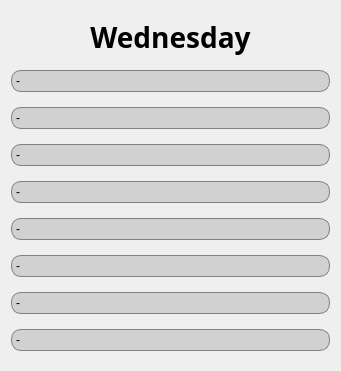
<?xml version="1.0" encoding="UTF-8"?>
<ui version="4.0">
 <class>Form</class>
 <widget class="QWidget" name="Form">
  <property name="geometry">
   <rect>
    <x>0</x>
    <y>0</y>
    <width>341</width>
    <height>371</height>
   </rect>
  </property>
  <property name="minimumSize">
   <size>
    <width>173</width>
    <height>0</height>
   </size>
  </property>
  <property name="windowTitle">
   <string>Form</string>
  </property>
  <layout class="QVBoxLayout" name="verticalLayout">
   <item>
    <widget class="QLabel" name="label">
     <property name="sizePolicy">
      <sizepolicy hsizetype="Preferred" vsizetype="Preferred">
       <horstretch>0</horstretch>
       <verstretch>50</verstretch>
      </sizepolicy>
     </property>
     <property name="minimumSize">
      <size>
       <width>0</width>
       <height>35</height>
      </size>
     </property>
     <property name="maximumSize">
      <size>
       <width>16777215</width>
       <height>35</height>
      </size>
     </property>
     <property name="font">
      <font>
       <family>Futura Md BT</family>
       <pointsize>21</pointsize>
       <weight>75</weight>
       <bold>true</bold>
      </font>
     </property>
     <property name="text">
      <string>Wednesday</string>
     </property>
     <property name="alignment">
      <set>Qt::AlignCenter</set>
     </property>
    </widget>
   </item>
   <item>
    <widget class="QComboBox" name="class_1">
     <property name="minimumSize">
      <size>
       <width>80</width>
       <height>22</height>
      </size>
     </property>
     <property name="maximumSize">
      <size>
       <width>11111</width>
       <height>16777215</height>
      </size>
     </property>
     <property name="styleSheet">
      <string notr="true">QComboBox {
    border: 1px solid gray;
    border-radius: 10px;
    min-width: 6em;
	background-color: #d1d1d1
}
QComboBox:on {
    border-bottom-left-radius: 0px;
    border-bottom-right-radius: 0px;
}
QComboBox QAbstractItemView {
    border-bottom-right-radius: 10px;
    border-bottom-left-radius: 10px;
    background: transparent;
    border: 1px solid gray;
    box-shadow: transparent;
    padding: 4px 4px 4px 4px
}
QComboBox::drop-down {
    border-color: transparent;
}</string>
     </property>
     <item>
      <property name="text">
       <string>-</string>
      </property>
     </item>
     <item>
      <property name="text">
       <string>Алгебра</string>
      </property>
     </item>
     <item>
      <property name="text">
       <string>Английский язык</string>
      </property>
     </item>
     <item>
      <property name="text">
       <string>Биология</string>
      </property>
     </item>
     <item>
      <property name="text">
       <string>Вероятность и статистика</string>
      </property>
     </item>
     <item>
      <property name="text">
       <string>География</string>
      </property>
     </item>
     <item>
      <property name="text">
       <string>Геометрия</string>
      </property>
     </item>
     <item>
      <property name="text">
       <string>Информатика</string>
      </property>
     </item>
     <item>
      <property name="text">
       <string>История</string>
      </property>
     </item>
     <item>
      <property name="text">
       <string>Литература</string>
      </property>
     </item>
     <item>
      <property name="text">
       <string>Обществознание</string>
      </property>
     </item>
     <item>
      <property name="text">
       <string>ОБЖ</string>
      </property>
     </item>
     <item>
      <property name="text">
       <string>Русский язык</string>
      </property>
     </item>
     <item>
      <property name="text">
       <string>Технология</string>
      </property>
     </item>
     <item>
      <property name="text">
       <string>Физика</string>
      </property>
     </item>
     <item>
      <property name="text">
       <string>Физическая культура</string>
      </property>
     </item>
     <item>
      <property name="text">
       <string>Химия</string>
      </property>
     </item>
    </widget>
   </item>
   <item>
    <widget class="QComboBox" name="class_2">
     <property name="minimumSize">
      <size>
       <width>80</width>
       <height>22</height>
      </size>
     </property>
     <property name="maximumSize">
      <size>
       <width>11111</width>
       <height>16777215</height>
      </size>
     </property>
     <property name="styleSheet">
      <string notr="true">QComboBox {
    border: 1px solid gray;
    border-radius: 10px;
    min-width: 6em;
	background-color: #d1d1d1
}
QComboBox:on {
    border-bottom-left-radius: 0px;
    border-bottom-right-radius: 0px;
}
QComboBox QAbstractItemView {
    border-bottom-right-radius: 10px;
    border-bottom-left-radius: 10px;
    background: transparent;
    border: 1px solid gray;
    box-shadow: transparent;
    padding: 4px 4px 4px 4px
}
QComboBox::drop-down {
    border-color: transparent;
}</string>
     </property>
     <item>
      <property name="text">
       <string>-</string>
      </property>
     </item>
     <item>
      <property name="text">
       <string>Алгебра</string>
      </property>
     </item>
     <item>
      <property name="text">
       <string>Английский язык</string>
      </property>
     </item>
     <item>
      <property name="text">
       <string>Биология</string>
      </property>
     </item>
     <item>
      <property name="text">
       <string>Вероятность и статистика</string>
      </property>
     </item>
     <item>
      <property name="text">
       <string>География</string>
      </property>
     </item>
     <item>
      <property name="text">
       <string>Геометрия</string>
      </property>
     </item>
     <item>
      <property name="text">
       <string>Информатика</string>
      </property>
     </item>
     <item>
      <property name="text">
       <string>История</string>
      </property>
     </item>
     <item>
      <property name="text">
       <string>Литература</string>
      </property>
     </item>
     <item>
      <property name="text">
       <string>Обществознание</string>
      </property>
     </item>
     <item>
      <property name="text">
       <string>ОБЖ</string>
      </property>
     </item>
     <item>
      <property name="text">
       <string>Русский язык</string>
      </property>
     </item>
     <item>
      <property name="text">
       <string>Технология</string>
      </property>
     </item>
     <item>
      <property name="text">
       <string>Физика</string>
      </property>
     </item>
     <item>
      <property name="text">
       <string>Физическая культура</string>
      </property>
     </item>
     <item>
      <property name="text">
       <string>Химия</string>
      </property>
     </item>
    </widget>
   </item>
   <item>
    <widget class="QComboBox" name="class_3">
     <property name="minimumSize">
      <size>
       <width>80</width>
       <height>22</height>
      </size>
     </property>
     <property name="maximumSize">
      <size>
       <width>11111</width>
       <height>16777215</height>
      </size>
     </property>
     <property name="styleSheet">
      <string notr="true">QComboBox {
    border: 1px solid gray;
    border-radius: 10px;
    min-width: 6em;
	background-color: #d1d1d1
}
QComboBox:on {
    border-bottom-left-radius: 0px;
    border-bottom-right-radius: 0px;
}
QComboBox QAbstractItemView {
    border-bottom-right-radius: 10px;
    border-bottom-left-radius: 10px;
    background: transparent;
    border: 1px solid gray;
    box-shadow: transparent;
    padding: 4px 4px 4px 4px
}
QComboBox::drop-down {
    border-color: transparent;
}</string>
     </property>
     <item>
      <property name="text">
       <string>-</string>
      </property>
     </item>
     <item>
      <property name="text">
       <string>Алгебра</string>
      </property>
     </item>
     <item>
      <property name="text">
       <string>Английский язык</string>
      </property>
     </item>
     <item>
      <property name="text">
       <string>Биология</string>
      </property>
     </item>
     <item>
      <property name="text">
       <string>Вероятность и статистика</string>
      </property>
     </item>
     <item>
      <property name="text">
       <string>География</string>
      </property>
     </item>
     <item>
      <property name="text">
       <string>Геометрия</string>
      </property>
     </item>
     <item>
      <property name="text">
       <string>Информатика</string>
      </property>
     </item>
     <item>
      <property name="text">
       <string>История</string>
      </property>
     </item>
     <item>
      <property name="text">
       <string>Литература</string>
      </property>
     </item>
     <item>
      <property name="text">
       <string>Обществознание</string>
      </property>
     </item>
     <item>
      <property name="text">
       <string>ОБЖ</string>
      </property>
     </item>
     <item>
      <property name="text">
       <string>Русский язык</string>
      </property>
     </item>
     <item>
      <property name="text">
       <string>Технология</string>
      </property>
     </item>
     <item>
      <property name="text">
       <string>Физика</string>
      </property>
     </item>
     <item>
      <property name="text">
       <string>Физическая культура</string>
      </property>
     </item>
     <item>
      <property name="text">
       <string>Химия</string>
      </property>
     </item>
    </widget>
   </item>
   <item>
    <widget class="QComboBox" name="class_4">
     <property name="minimumSize">
      <size>
       <width>80</width>
       <height>22</height>
      </size>
     </property>
     <property name="maximumSize">
      <size>
       <width>11111</width>
       <height>16777215</height>
      </size>
     </property>
     <property name="styleSheet">
      <string notr="true">QComboBox {
    border: 1px solid gray;
    border-radius: 10px;
    min-width: 6em;
	background-color: #d1d1d1
}
QComboBox:on {
    border-bottom-left-radius: 0px;
    border-bottom-right-radius: 0px;
}
QComboBox QAbstractItemView {
    border-bottom-right-radius: 10px;
    border-bottom-left-radius: 10px;
    background: transparent;
    border: 1px solid gray;
    box-shadow: transparent;
    padding: 4px 4px 4px 4px
}
QComboBox::drop-down {
    border-color: transparent;
}</string>
     </property>
     <item>
      <property name="text">
       <string>-</string>
      </property>
     </item>
     <item>
      <property name="text">
       <string>Алгебра</string>
      </property>
     </item>
     <item>
      <property name="text">
       <string>Английский язык</string>
      </property>
     </item>
     <item>
      <property name="text">
       <string>Биология</string>
      </property>
     </item>
     <item>
      <property name="text">
       <string>Вероятность и статистика</string>
      </property>
     </item>
     <item>
      <property name="text">
       <string>География</string>
      </property>
     </item>
     <item>
      <property name="text">
       <string>Геометрия</string>
      </property>
     </item>
     <item>
      <property name="text">
       <string>Информатика</string>
      </property>
     </item>
     <item>
      <property name="text">
       <string>История</string>
      </property>
     </item>
     <item>
      <property name="text">
       <string>Литература</string>
      </property>
     </item>
     <item>
      <property name="text">
       <string>Обществознание</string>
      </property>
     </item>
     <item>
      <property name="text">
       <string>ОБЖ</string>
      </property>
     </item>
     <item>
      <property name="text">
       <string>Русский язык</string>
      </property>
     </item>
     <item>
      <property name="text">
       <string>Технология</string>
      </property>
     </item>
     <item>
      <property name="text">
       <string>Физика</string>
      </property>
     </item>
     <item>
      <property name="text">
       <string>Физическая культура</string>
      </property>
     </item>
     <item>
      <property name="text">
       <string>Химия</string>
      </property>
     </item>
    </widget>
   </item>
   <item>
    <widget class="QComboBox" name="class_5">
     <property name="minimumSize">
      <size>
       <width>80</width>
       <height>22</height>
      </size>
     </property>
     <property name="maximumSize">
      <size>
       <width>11111</width>
       <height>16777215</height>
      </size>
     </property>
     <property name="styleSheet">
      <string notr="true">QComboBox {
    border: 1px solid gray;
    border-radius: 10px;
    min-width: 6em;
	background-color: #d1d1d1
}
QComboBox:on {
    border-bottom-left-radius: 0px;
    border-bottom-right-radius: 0px;
}
QComboBox QAbstractItemView {
    border-bottom-right-radius: 10px;
    border-bottom-left-radius: 10px;
    background: transparent;
    border: 1px solid gray;
    box-shadow: transparent;
    padding: 4px 4px 4px 4px
}
QComboBox::drop-down {
    border-color: transparent;
}</string>
     </property>
     <item>
      <property name="text">
       <string>-</string>
      </property>
     </item>
     <item>
      <property name="text">
       <string>Алгебра</string>
      </property>
     </item>
     <item>
      <property name="text">
       <string>Английский язык</string>
      </property>
     </item>
     <item>
      <property name="text">
       <string>Биология</string>
      </property>
     </item>
     <item>
      <property name="text">
       <string>Вероятность и статистика</string>
      </property>
     </item>
     <item>
      <property name="text">
       <string>География</string>
      </property>
     </item>
     <item>
      <property name="text">
       <string>Геометрия</string>
      </property>
     </item>
     <item>
      <property name="text">
       <string>Информатика</string>
      </property>
     </item>
     <item>
      <property name="text">
       <string>История</string>
      </property>
     </item>
     <item>
      <property name="text">
       <string>Литература</string>
      </property>
     </item>
     <item>
      <property name="text">
       <string>Обществознание</string>
      </property>
     </item>
     <item>
      <property name="text">
       <string>ОБЖ</string>
      </property>
     </item>
     <item>
      <property name="text">
       <string>Русский язык</string>
      </property>
     </item>
     <item>
      <property name="text">
       <string>Технология</string>
      </property>
     </item>
     <item>
      <property name="text">
       <string>Физика</string>
      </property>
     </item>
     <item>
      <property name="text">
       <string>Физическая культура</string>
      </property>
     </item>
     <item>
      <property name="text">
       <string>Химия</string>
      </property>
     </item>
    </widget>
   </item>
   <item>
    <widget class="QComboBox" name="class_6">
     <property name="minimumSize">
      <size>
       <width>80</width>
       <height>22</height>
      </size>
     </property>
     <property name="maximumSize">
      <size>
       <width>11111</width>
       <height>16777215</height>
      </size>
     </property>
     <property name="styleSheet">
      <string notr="true">QComboBox {
    border: 1px solid gray;
    border-radius: 10px;
    min-width: 6em;
	background-color: #d1d1d1
}
QComboBox:on {
    border-bottom-left-radius: 0px;
    border-bottom-right-radius: 0px;
}
QComboBox QAbstractItemView {
    border-bottom-right-radius: 10px;
    border-bottom-left-radius: 10px;
    background: transparent;
    border: 1px solid gray;
    box-shadow: transparent;
    padding: 4px 4px 4px 4px
}
QComboBox::drop-down {
    border-color: transparent;
}</string>
     </property>
     <item>
      <property name="text">
       <string>-</string>
      </property>
     </item>
     <item>
      <property name="text">
       <string>Алгебра</string>
      </property>
     </item>
     <item>
      <property name="text">
       <string>Английский язык</string>
      </property>
     </item>
     <item>
      <property name="text">
       <string>Биология</string>
      </property>
     </item>
     <item>
      <property name="text">
       <string>Вероятность и статистика</string>
      </property>
     </item>
     <item>
      <property name="text">
       <string>География</string>
      </property>
     </item>
     <item>
      <property name="text">
       <string>Геометрия</string>
      </property>
     </item>
     <item>
      <property name="text">
       <string>Информатика</string>
      </property>
     </item>
     <item>
      <property name="text">
       <string>История</string>
      </property>
     </item>
     <item>
      <property name="text">
       <string>Литература</string>
      </property>
     </item>
     <item>
      <property name="text">
       <string>Обществознание</string>
      </property>
     </item>
     <item>
      <property name="text">
       <string>ОБЖ</string>
      </property>
     </item>
     <item>
      <property name="text">
       <string>Русский язык</string>
      </property>
     </item>
     <item>
      <property name="text">
       <string>Технология</string>
      </property>
     </item>
     <item>
      <property name="text">
       <string>Физика</string>
      </property>
     </item>
     <item>
      <property name="text">
       <string>Физическая культура</string>
      </property>
     </item>
     <item>
      <property name="text">
       <string>Химия</string>
      </property>
     </item>
    </widget>
   </item>
   <item>
    <widget class="QComboBox" name="class_7">
     <property name="minimumSize">
      <size>
       <width>80</width>
       <height>22</height>
      </size>
     </property>
     <property name="maximumSize">
      <size>
       <width>11111</width>
       <height>16777215</height>
      </size>
     </property>
     <property name="styleSheet">
      <string notr="true">QComboBox {
    border: 1px solid gray;
    border-radius: 10px;
    min-width: 6em;
	background-color: #d1d1d1
}
QComboBox:on {
    border-bottom-left-radius: 0px;
    border-bottom-right-radius: 0px;
}
QComboBox QAbstractItemView {
    border-bottom-right-radius: 10px;
    border-bottom-left-radius: 10px;
    background: transparent;
    border: 1px solid gray;
    box-shadow: transparent;
    padding: 4px 4px 4px 4px
}
QComboBox::drop-down {
    border-color: transparent;
}</string>
     </property>
     <item>
      <property name="text">
       <string>-</string>
      </property>
     </item>
     <item>
      <property name="text">
       <string>Алгебра</string>
      </property>
     </item>
     <item>
      <property name="text">
       <string>Английский язык</string>
      </property>
     </item>
     <item>
      <property name="text">
       <string>Биология</string>
      </property>
     </item>
     <item>
      <property name="text">
       <string>Вероятность и статистика</string>
      </property>
     </item>
     <item>
      <property name="text">
       <string>География</string>
      </property>
     </item>
     <item>
      <property name="text">
       <string>Геометрия</string>
      </property>
     </item>
     <item>
      <property name="text">
       <string>Информатика</string>
      </property>
     </item>
     <item>
      <property name="text">
       <string>История</string>
      </property>
     </item>
     <item>
      <property name="text">
       <string>Литература</string>
      </property>
     </item>
     <item>
      <property name="text">
       <string>Обществознание</string>
      </property>
     </item>
     <item>
      <property name="text">
       <string>ОБЖ</string>
      </property>
     </item>
     <item>
      <property name="text">
       <string>Русский язык</string>
      </property>
     </item>
     <item>
      <property name="text">
       <string>Технология</string>
      </property>
     </item>
     <item>
      <property name="text">
       <string>Физика</string>
      </property>
     </item>
     <item>
      <property name="text">
       <string>Физическая культура</string>
      </property>
     </item>
     <item>
      <property name="text">
       <string>Химия</string>
      </property>
     </item>
    </widget>
   </item>
   <item>
    <widget class="QComboBox" name="class_8">
     <property name="minimumSize">
      <size>
       <width>80</width>
       <height>22</height>
      </size>
     </property>
     <property name="maximumSize">
      <size>
       <width>11111</width>
       <height>16777215</height>
      </size>
     </property>
     <property name="styleSheet">
      <string notr="true">QComboBox {
    border: 1px solid gray;
    border-radius: 10px;
    min-width: 6em;
	background-color: #d1d1d1
}
QComboBox:on {
    border-bottom-left-radius: 0px;
    border-bottom-right-radius: 0px;
}
QComboBox QAbstractItemView {
    border-bottom-right-radius: 10px;
    border-bottom-left-radius: 10px;
    background: transparent;
    border: 1px solid gray;
    box-shadow: transparent;
    padding: 4px 4px 4px 4px
}
QComboBox::drop-down {
    border-color: transparent;
}</string>
     </property>
     <item>
      <property name="text">
       <string>-</string>
      </property>
     </item>
     <item>
      <property name="text">
       <string>Алгебра</string>
      </property>
     </item>
     <item>
      <property name="text">
       <string>Английский язык</string>
      </property>
     </item>
     <item>
      <property name="text">
       <string>Биология</string>
      </property>
     </item>
     <item>
      <property name="text">
       <string>Вероятность и статистика</string>
      </property>
     </item>
     <item>
      <property name="text">
       <string>География</string>
      </property>
     </item>
     <item>
      <property name="text">
       <string>Геометрия</string>
      </property>
     </item>
     <item>
      <property name="text">
       <string>Информатика</string>
      </property>
     </item>
     <item>
      <property name="text">
       <string>История</string>
      </property>
     </item>
     <item>
      <property name="text">
       <string>Литература</string>
      </property>
     </item>
     <item>
      <property name="text">
       <string>Обществознание</string>
      </property>
     </item>
     <item>
      <property name="text">
       <string>ОБЖ</string>
      </property>
     </item>
     <item>
      <property name="text">
       <string>Русский язык</string>
      </property>
     </item>
     <item>
      <property name="text">
       <string>Технология</string>
      </property>
     </item>
     <item>
      <property name="text">
       <string>Физика</string>
      </property>
     </item>
     <item>
      <property name="text">
       <string>Физическая культура</string>
      </property>
     </item>
     <item>
      <property name="text">
       <string>Химия</string>
      </property>
     </item>
    </widget>
   </item>
  </layout>
 </widget>
 <resources/>
 <connections/>
</ui>
